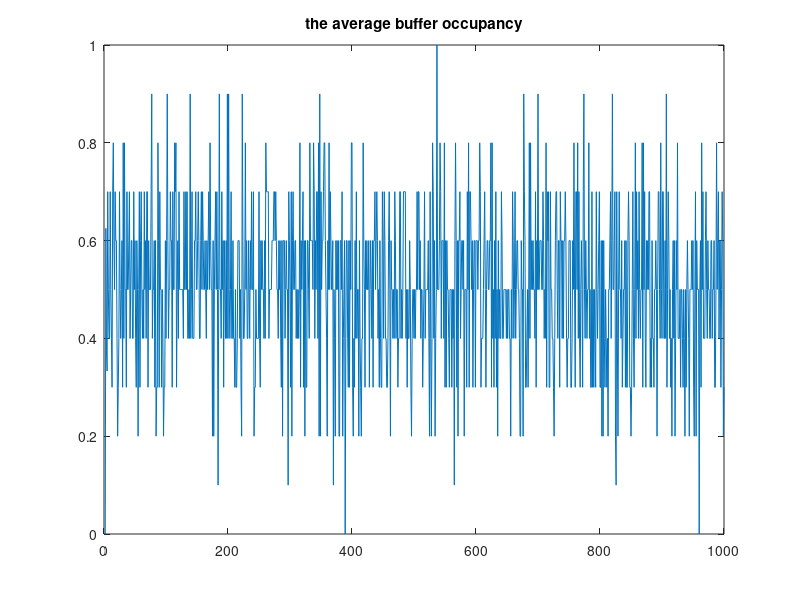
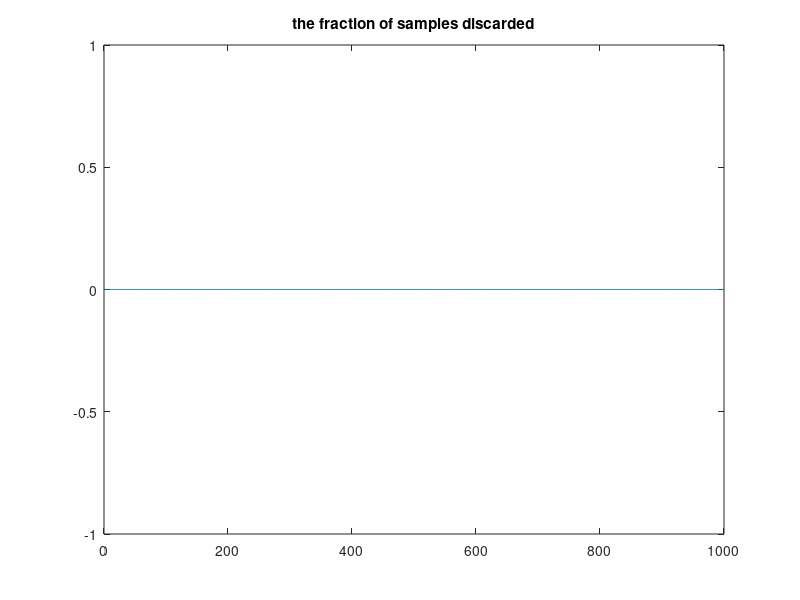

Write MATLAB code to recreate these figures, in order.
 % 511 project 5 part b 
 %for k=10, M=10
 clear all;close all;clc;
 counter = zeros(1,1000);
 M = 10;
 P = 0.5;
 k_buffer = zeros(1,10); % here is to set up the K=10 value for the buffer
 fraction_discard = zeros(1,1000);
 fraction_replacement = zeros(1,1000);
 discard = zeros(1,1000);
 fraction_buffer = zeros(1,1000);
 replacement = zeros(1,1000);
 position = zeros;
 docu = zeros(1000,10);
 label = zeros(1,1000);
 for i=1:1000
     discard(i) = 0;
     label(i) = length(nonzeros(k_buffer));
     for m=1:10
         if rand()< P
             docu(i,m)=1;
            counter(i) = counter(i)+1;%used to count how many packets come to the cp every slot
             if ismember(m,k_buffer)==1  %decide whether some new packets can replace old ones
                 replacement(i)=replacement(i)+1;
             else
                 position = find(k_buffer == 0);
                 if isempty(position)==1
                     discard(i)=discard(i)+1;
                 else
                     k_buffer(position(1))=m;
                 end;
             end;
         end;
     end;
     if counter(i)~=0
         fraction_discard(i)= discard(i)/counter(i);
     else
         fraction_discard(i)=0;
     end;
     if label(i)~=0
         fraction_replacement(i) = replacement(i)/label(i);
     else
         fraction_replacement(i)=0;
     end;
 end;
 avg_replacement = mean(fraction_replacement)
 avg_fracofdiscard = mean(fraction_discard)
 figure(1)
 plot(fraction_replacement)
 title('the average buffer occupancy')
 figure(2)
 plot(fraction_discard)
 title('the fraction of samples discarded');